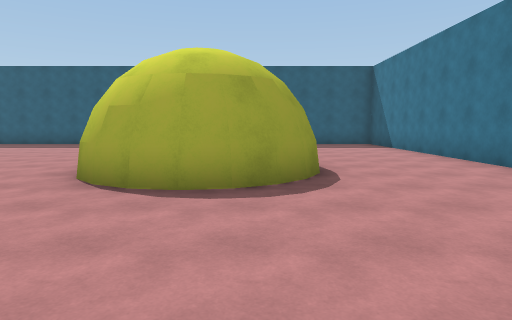
[1] (above)

22 first-person views from a walk through a Unity game level. The camera is 1.5 m above the floor, tilts 6° down and sees 75° across. The floor is counted in squares, 2 m on a side. Each view is taken from the middle of a square. On the plan, view 1 faces up. The plan holds only what a view shows up to about 11 squares ahead; the rest is blank. The place goes on beyond the plan. The player is left out.

[2]
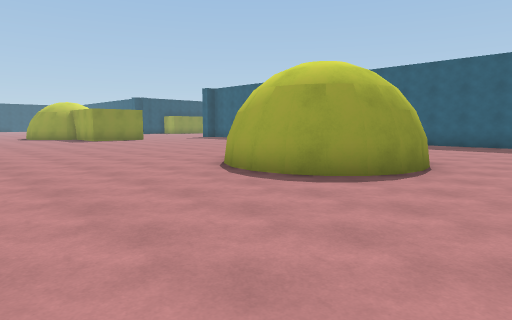

[3]
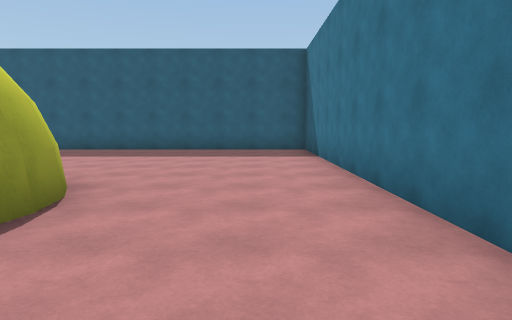

[4]
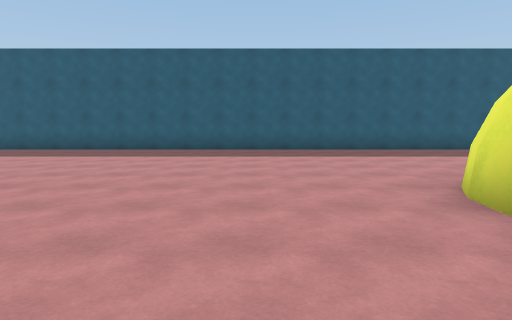

[5]
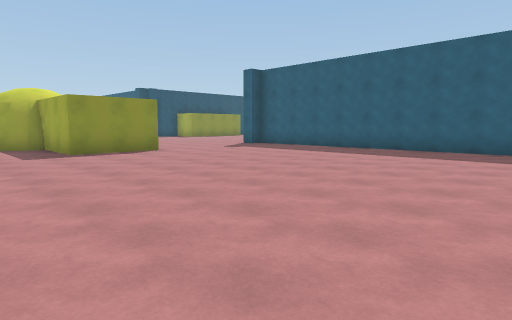

[6]
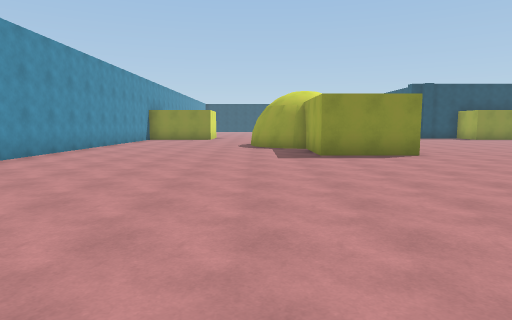

[7]
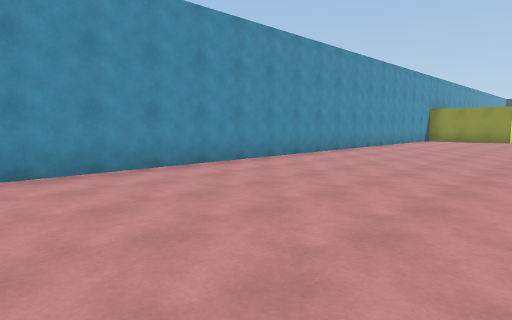

[8]
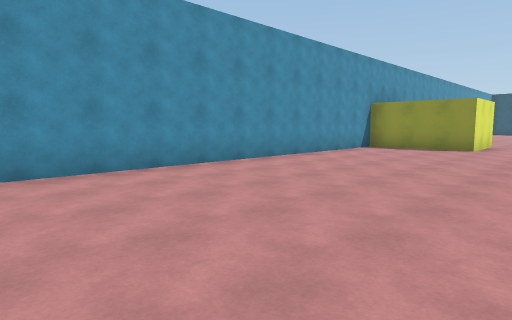

[9]
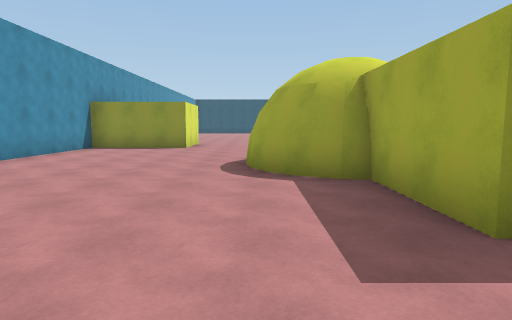

[10]
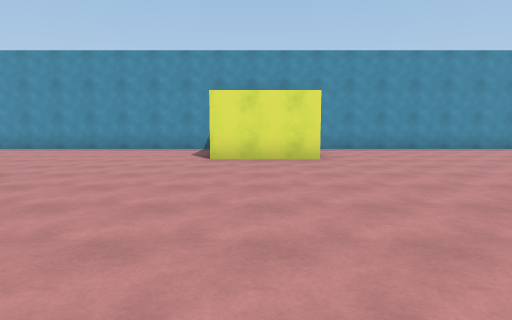

[11]
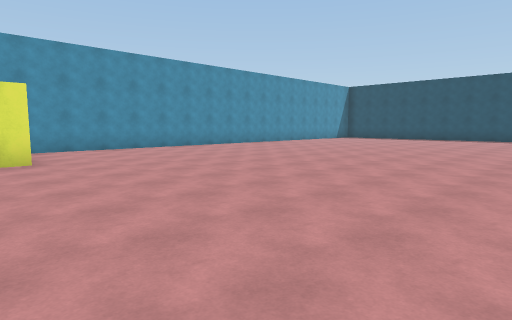

[12]
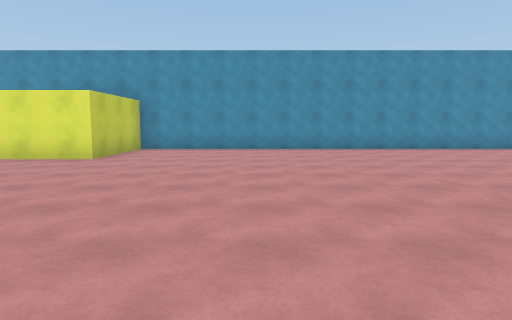

[13]
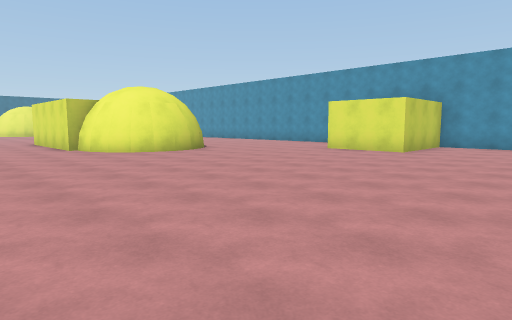

[14]
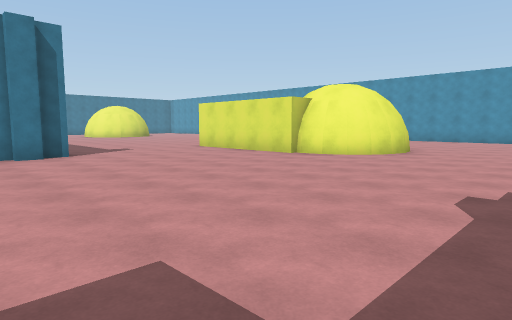

[15]
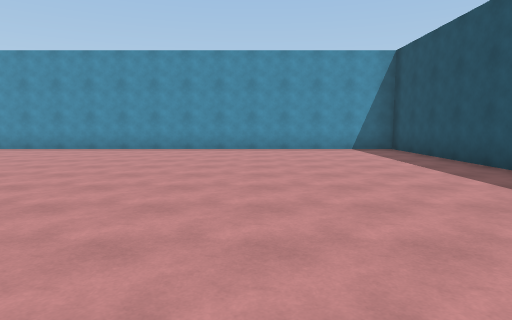

[16]
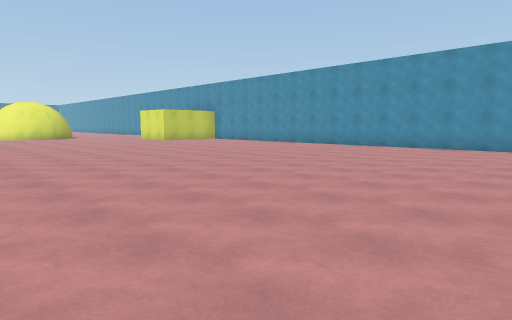

[17]
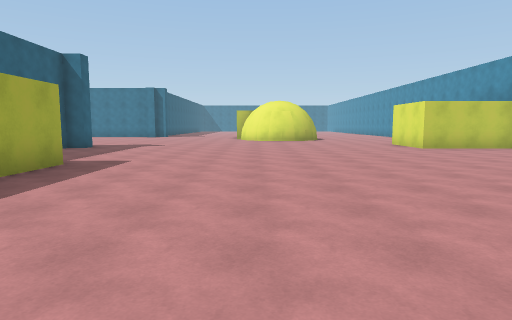

[18]
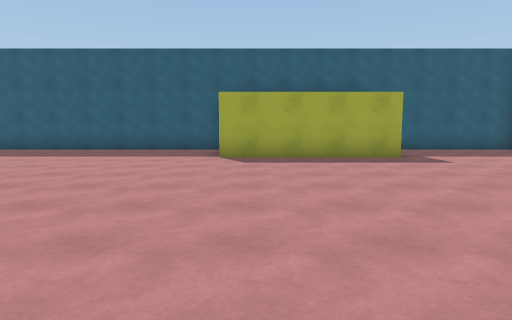

[19]
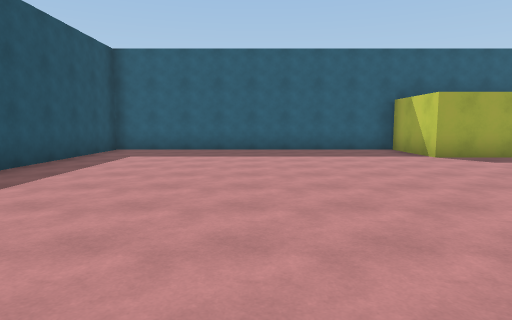

[20]
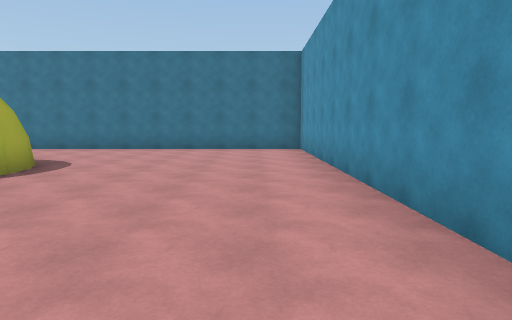

[21]
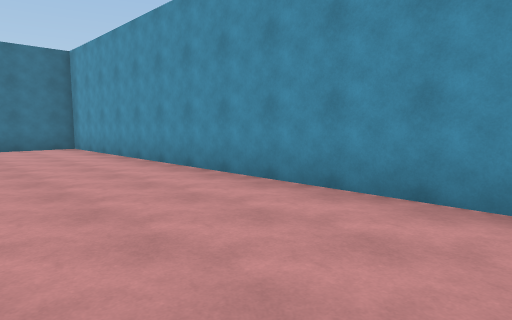

[22]
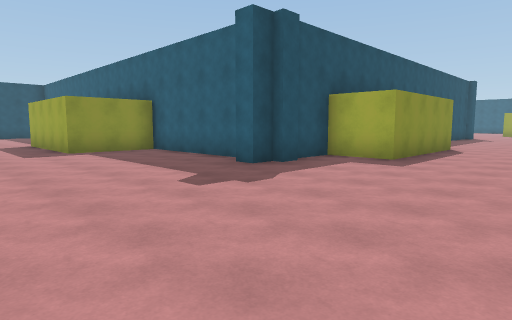

### Floor plan
Points are (right, up) in squares from view 1. A wall is a line through its corners. A room is listed if a view was taken in it or the views show most of it. See-through windows are left out.
Room 1 (views 1, 2, 3, 4, 5, 6, 7, 8, 9, 20, 21)
walls: (-2.8, 5.8) (-2.7, 6.4) (-2.4, 7); (-13.1, 8.1) (-13.1, 5.6) (-15.6, 5.6) (-15.6, 5.2) (-15.9, 4.7) (-16.4, 4.2) (-16.9, 3.9) (-17.5, 3.8); (0.7, 7) (0.9, 6.4) (1, 5.7) (1, 5.2) (0.7, 4.7) (0.3, 4.2) (-0.3, 3.9) (-0.9, 3.8) (-1.5, 3.9) (-2, 4.2) (-2.5, 4.7); (-15.4, 8) (-14.4, 8); (-14.3, 12.5) (-14.3, 13.1); (-14.6, 13.1) (-14.6, 13.8); (-19.1, 4.6) (-19.4, 5.2) (-19.5, 5.7); (-22, 1.7) (-22, -1.4) (4.5, -1.4) (4.5, 13.2) (-12.9, 13.2)
ways out: opening at (-20.8, 3.5) to room 2; opening at (-15, 11) to room 2
Room 2 (views 10, 11, 12, 13, 14, 15, 16, 17, 18, 19, 22)
walls: (-23.6, 13.2) (-23.6, 12.6) (-24.2, 12.6) (-24.2, 13.2) (-28.6, 13.2) (-28.6, 10.7) (-32.8, 10.7) (-32.8, 13.2) (-41.2, 13.2); (-23.4, 13.8) (-23.4, 13.1); (-22, 19.5) (-22, 15.2) (-23.6, 15.2) (-23.6, 13.9); (-19.5, 5.7) (-19.3, 6.4) (-19, 7) (-18.7, 7.3) (-18.2, 7.6) (-17.4, 7.7) (-17.4, 8) (-15.4, 8); (-41.3, -0.9) (-41.3, -1.4) (-24.4, -1.4) (-24.4, 1.7) (-22, 1.7)
ways out: opening at (-20.8, 3.5) to room 1; opening at (-15, 11) to room 1

Positions as (right, up) in squares from view 1, and headings:
1: (0, 0), facing up
2: (3, 0), facing up-left
3: (3, 3), facing up
4: (-5, 3), facing up
5: (-4, 3), facing up-left
6: (-5, 4), facing left
7: (-5, 4), facing down-left
8: (-11, 4), facing down-left
9: (-11, 4), facing left
10: (-23, 9), facing down
11: (-23, 9), facing down-left
12: (-28, 9), facing down
13: (-28, 11), facing down-right
14: (-23, 15), facing down-right
15: (-37, 9), facing down
16: (-39, 10), facing down-right
17: (-35, 7), facing right
18: (-32, 3), facing up
19: (-37, 3), facing up
20: (-6, 0), facing right
21: (-7, 2), facing down-right
22: (-19, 8), facing up-left
